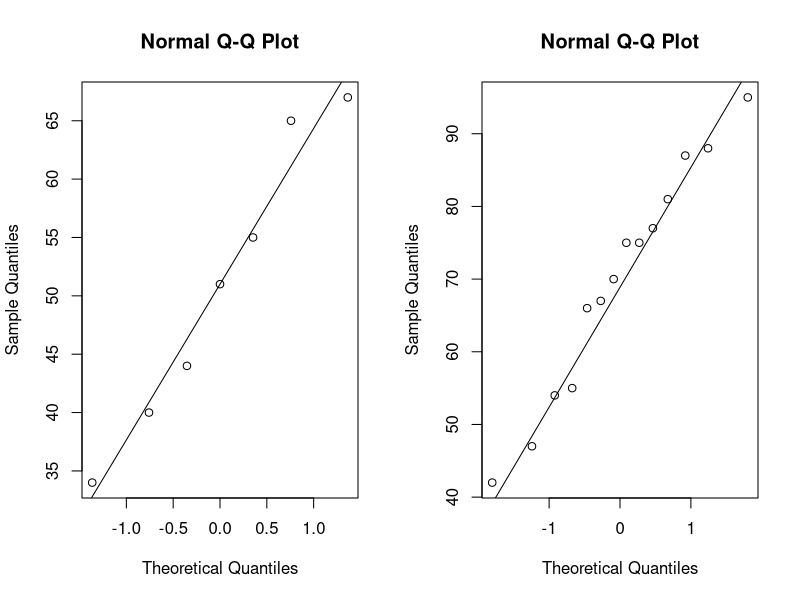
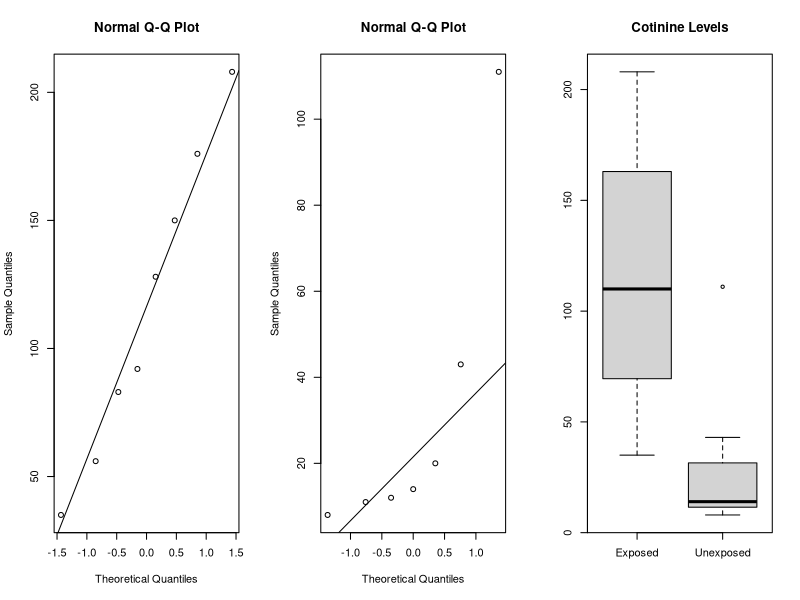
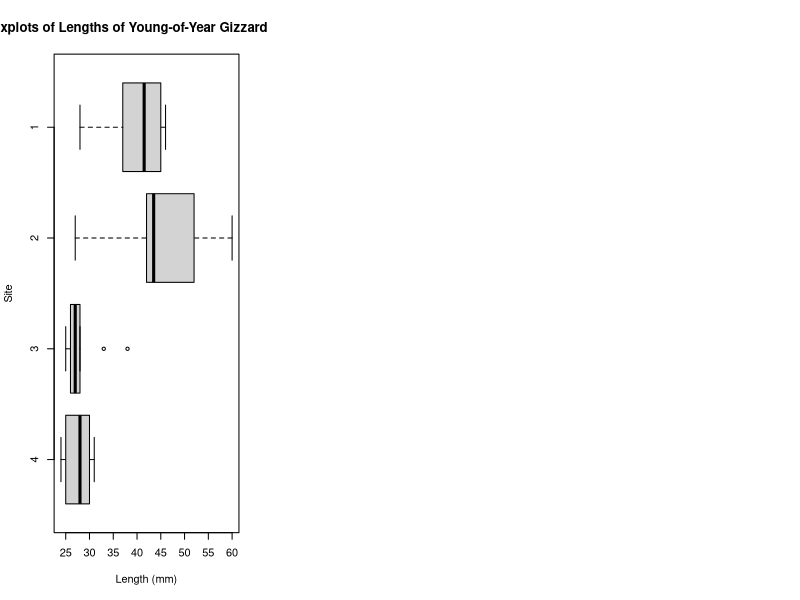

Write R code to recreate these figures, in order.
## ---- chunk 1
rm(list=ls())
pr<-c(67,55,51,40,65,34,44)
nr<-c(95,87,47,55,70,42,75,88,67,54,66,75,77,81)
par(mfrow=c(1,2))                                                                    # Problem 1(a)
qqnorm(pr)
qqline(pr)
qqnorm(nr)
qqline(nr)
# It appears both datasets are approximately normal.
shapiro.test(pr)                                                                     # Problem 1(b)
# We fail to reject H0 at the alpha = 0.05 level. There is insufficient
# evidence (p = 0.7396) that the scores of "poor readers" is not normally distributed.
shapiro.test(nr)
# We fail to reject H0 at the alpha = 0.05 level. There is insufficient
# evidence (p = 0.8379) that the scores of "normal readers" is not normally distributed.
# H0: mu_(nr) - mu_(pr) = 0                                                          # Problem 1(c)
# HA: mu_(nr) - mu_(pr) =/= 0
t.test(nr,pr,alternative="two.sided",conf.level=0.99)
# We reject H0 at the alpha = 0.01 level. There is sufficient evidence (p = 0.008674) that
# the mean score of "normal readers" is different than the mean score of "poor readers".
# H0: m_(nr) - m_(pr) = 0                                                            # Problem 1(d)
# HA: m_(nr) - m_(pr) =/= 0
wilcox.test(nr,pr,exact=TRUE)
# We fail to reject H0 at the alpha = 0.01 level. There is insufficient evidence (p = 0.01522)
# that the median score of "normal readers" is different than the median score of "poor readers".
# I believe the t-test is better. It tends to be more robust                         # Problem 1(e)
# and exact and we are able to use it because the normality assumption is satisfied.
sqrt(3*length(pr)*length(nr)/pi/(length(pr)+length(nr)+1))*(mean(nr)-mean(pr))/14-qnorm(1-.01) #(f)
## ---- chunk 2
e<-c(35,56,83,92,128,150,176,208)
u<-c(8,11,12,14,20,43,111)
# H0: mu_e - mu_u = 25                                  # Problem 2(a)
# HA: mu_e - mu_u > 25
t.test(e,u,mu=25,alternative="greater") # Set mu to 25 and alternative to "greater"
# We reject H0 at the alpha = 0.05 level. There is sufficient evidence (p = 0.01853) that
# the mean cotinine concentration in urine of exposed infants exceeds the mean cotinine
# concentration in urine of unexposed infants by at least 25 units.
par(mfrow=c(1,3))                                       # Problem 2(b)
qqnorm(e)
qqline(e)
qqnorm(u)
qqline(u)
boxplot(e,u,names=c("Exposed","Unexposed"),main="Cotinine Levels")
# We can see the data for unexposed infants clearly has an outlier and is not normally
# distributed. This violates the normality assumption for the two-sample t-test.
# H0: T_e - T_u = 25                                    # Problem 2(c)
# HA: T_e - T_u > 25
c<-data.frame(c(e,u),c(rep("Exposed",length(e)),rep("Unexposed",length(u))))
names(c)<-c("Cotinine","Smoking")
P<-matrix(NA,nrow=length(c(e,u)),ncol=5000)
T<-rep(0,5000)
set.seed(1802,sample.kind="Rounding")
for(i in 1:5000){P[,i]<-sample(c$Cotinine,size=length(c(e,u)),replace=FALSE)
T[i]<-mean(P[c$Smoking=="Exposed",i])-mean(P[c$Smoking=="Unexposed",i])}
mean(T+25>mean(e)-mean(u)) # Add 25 to sample data
# We reject H0 at the alpha = 0.05 level. There is sufficient evidence (p = 0.0388)
# that the cotinine concentration in urine of exposed infants exceeds the
# cotinine concentration in urine of unexposed infants by at least 25 units.
# H0: m_e - m_u = 25                                    # Problem 2(d)
# HA: m_e - m_u > 25
wilcox.test(e,u,mu=25,alternative="greater",exact=TRUE) # Set mu to 25
# We reject H0 at the alpha = 0.05 level. There is sufficient evidence (p = 0.02704)
# that the median cotinine concentration in urine of exposed infants exceeds the mean
# cotinine concentration in urine of unexposed infants by at least 25 units.
# H0: The scale parameters of "e" and "u" are the same  # Problem 2(e)
# HA: The scale parameters of "e" and "u" are different
ansari.test(e,u,exact=TRUE)
## ---- chunk 3
s1<-c(46,28,46,37,32,41,42,45,38,44)
s2<-c(42,60,32,42,45,58,27,51,42,52)
s3<-c(38,33,26,25,28,28,26,27,27,27)
s4<-c(31,30,27,29,30,25,25,24,27,30)     # Problem 3(a)
boxplot(s4,s3,s2,s1,xlab="Length (mm)",ylab="Site",names=4:1,horizontal=TRUE,main="Boxplots of Lengths of Young-of-Year Gizzard Shads") # Problem 3(a)
# The distributions of site 1 appears to be left skew, the distributions of sites 2 and
# 3 appear to be right skew, and the distribution of site 4 appears to be approximately
# normal. There are two visible outliers in the data for site 3.
l<-c(s1,s2,s3,s4)                        # Problem 3(b)
s<-rep(c("1","2","3","4"),each=length(s1))
# H0: mu_(s1) = mu_(s2) = mu_(s3) = mu_(s4)
# HA: At least one mu_(si) for i = 1, 2, 3, 4 is different
anova(lm(l~s))
# We reject H0 at the alpha = 0.05 level. There is sufficient evidence (p < 0.000001)
# that at least one of the sites' mean lengths is different.
# H0: T_(s1) = T_(s2) = T_(s3) = T_(s4)  # Problem 3(c)
# HA: At least one T_(si) for i = 1, 2, 3, 4 is different
Y<-data.frame(l,s)
F<-rep(NA,20000)
set.seed(1802)
for (i in 1:20000){Y$l=l[sample(1:length(l),length(l))]
F[i]=anova(lm(l~s,data=Y))["s","F value"]}
mean(F>anova(lm(l~s))["s","F value"])
# We reject H0 at the alpha = 0.05 level. There is sufficient evidence (p < 0.0001) that
# at least one of the sites' distributions is different.
# H0: m_(s1) = m_(s2) = m_(s3) = m_(s4)  # Problem 3(d)
# HA: At least one m_(si) for i = 1, 2, 3, 4 is different
kruskal.test(l~s)
